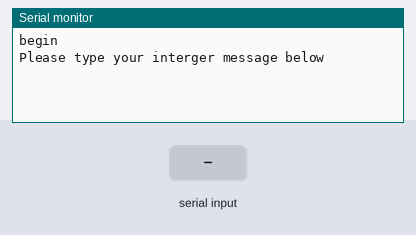
A sketch run on a simulated Arduino Uno, built with avr-gcc and run on an emulated ATmega328P. On the bench: the last lines printed to the serial monitor. Inputs (shaded band) come from the test bench.

Above: at 1.2 s.
1.3 s: "90,45\n" received over Serial
At 2.5 s:
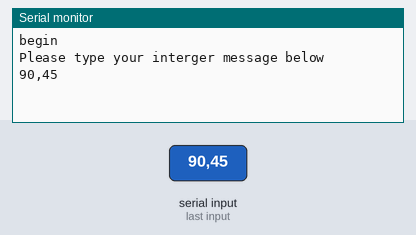
2.8 s: "1\n" received over Serial
At 3.9 s:
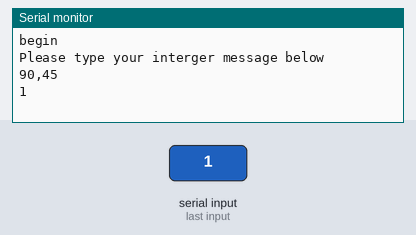

The sketch:

Arduino_UNO.ino
```cpp
#include <SoftwareSerial.h>
SoftwareSerial Serial4(10,11);//(RX,TX)

void setup() {
  Serial.begin(9600);
  Serial4.begin(9600);
  Serial4.write("");
  Serial.println("begin");
  Serial.println("Please type your interger message below");
}

void serialEvent() {
  while (Serial.available()){
    char incomingByte = Serial.read();
    Serial.print(incomingByte);
    Serial4.write(incomingByte);
  }
}
void loop() {
  while(Serial4.available()) {
    while('@' != Serial4.read()) {
    }
    int howManyValueShouldGetinSerial1=2;
    for(int i=1; i<=howManyValueShouldGetinSerial1; i++) {
      int n = Serial4.parseInt();
      switch(i){
        case 1: //isConnected?
          bool isConnect = bool(n);
          digitalWrite(13,isConnect);
          Serial.println(isConnect);
          break;
        case 2: //isBreakApply
          bool isBreakApp=bool(n);
          Serial.println(isBreakApp);
      }
    }
  }

}
```

Measured:
- after the input at 1.3 s, the serial monitor: prints a new line at once (image 1)
- after the input at 2.8 s, the serial monitor: prints a new line at once (image 2)
